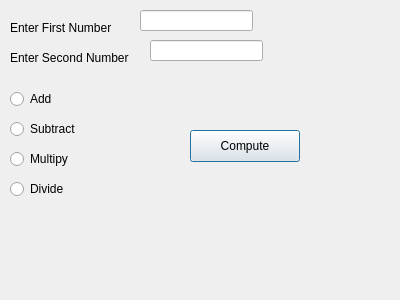
<?xml version="1.0" encoding="UTF-8"?>
<ui version="4.0">
 <class>Dialog</class>
 <widget class="QDialog" name="Dialog">
  <property name="geometry">
   <rect>
    <x>0</x>
    <y>0</y>
    <width>400</width>
    <height>300</height>
   </rect>
  </property>
  <property name="windowTitle">
   <string>Dialog</string>
  </property>
  <widget class="QRadioButton" name="radioButtonAdd">
   <property name="geometry">
    <rect>
     <x>10</x>
     <y>90</y>
     <width>97</width>
     <height>18</height>
    </rect>
   </property>
   <property name="text">
    <string>Add</string>
   </property>
   <attribute name="buttonGroup">
    <string notr="true">buttonGroup</string>
   </attribute>
  </widget>
  <widget class="QRadioButton" name="radioButtonSubtract">
   <property name="geometry">
    <rect>
     <x>10</x>
     <y>120</y>
     <width>97</width>
     <height>18</height>
    </rect>
   </property>
   <property name="text">
    <string>Subtract</string>
   </property>
   <attribute name="buttonGroup">
    <string notr="true">buttonGroup</string>
   </attribute>
  </widget>
  <widget class="QRadioButton" name="radioButtonMultiply">
   <property name="geometry">
    <rect>
     <x>10</x>
     <y>150</y>
     <width>97</width>
     <height>18</height>
    </rect>
   </property>
   <property name="text">
    <string>Multipy</string>
   </property>
   <attribute name="buttonGroup">
    <string notr="true">buttonGroup</string>
   </attribute>
  </widget>
  <widget class="QRadioButton" name="radioButtonDivide">
   <property name="geometry">
    <rect>
     <x>10</x>
     <y>180</y>
     <width>97</width>
     <height>18</height>
    </rect>
   </property>
   <property name="text">
    <string>Divide</string>
   </property>
   <attribute name="buttonGroup">
    <string notr="true">buttonGroup</string>
   </attribute>
  </widget>
  <widget class="QLabel" name="labelFirstNumber">
   <property name="geometry">
    <rect>
     <x>10</x>
     <y>20</y>
     <width>111</width>
     <height>16</height>
    </rect>
   </property>
   <property name="text">
    <string>Enter First Number</string>
   </property>
  </widget>
  <widget class="QLabel" name="labelSecondNumber">
   <property name="geometry">
    <rect>
     <x>10</x>
     <y>50</y>
     <width>131</width>
     <height>16</height>
    </rect>
   </property>
   <property name="text">
    <string>Enter Second Number</string>
   </property>
  </widget>
  <widget class="QLineEdit" name="lineEditFirstNumber">
   <property name="geometry">
    <rect>
     <x>140</x>
     <y>10</y>
     <width>113</width>
     <height>21</height>
    </rect>
   </property>
  </widget>
  <widget class="QLineEdit" name="lineEditSecondNumber">
   <property name="geometry">
    <rect>
     <x>150</x>
     <y>40</y>
     <width>113</width>
     <height>21</height>
    </rect>
   </property>
  </widget>
  <widget class="QPushButton" name="pushButtonCompute">
   <property name="geometry">
    <rect>
     <x>190</x>
     <y>130</y>
     <width>110</width>
     <height>32</height>
    </rect>
   </property>
   <property name="text">
    <string>Compute</string>
   </property>
  </widget>
  <widget class="QLabel" name="labelOutput">
   <property name="geometry">
    <rect>
     <x>130</x>
     <y>240</y>
     <width>171</width>
     <height>16</height>
    </rect>
   </property>
   <property name="text">
    <string/>
   </property>
  </widget>
 </widget>
 <resources/>
 <connections/>
 <buttongroups>
  <buttongroup name="buttonGroup"/>
 </buttongroups>
</ui>
